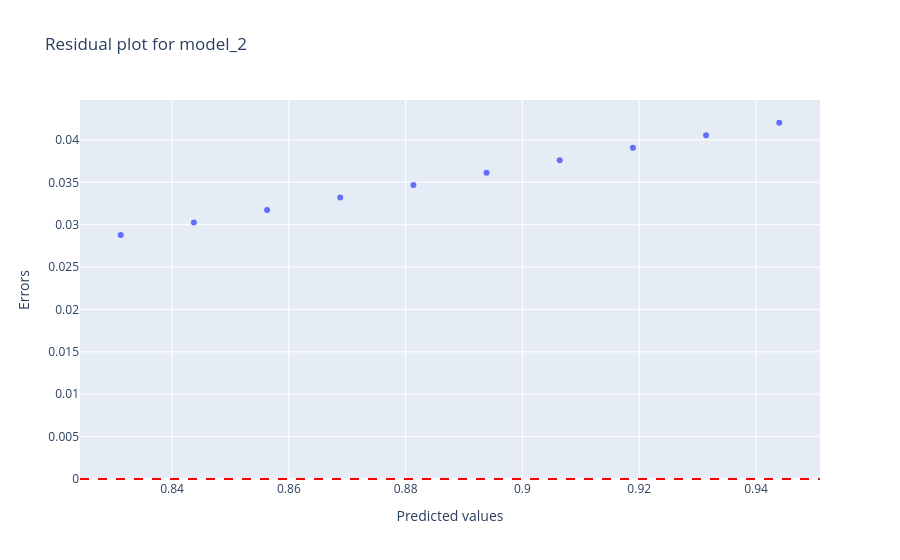

Write notebook code for a chart like this one.
### Code cell
px.scatter(x=model_2_y_preds, y=(y_test - model_2_y_preds),
           labels={"x": "Predicted values", "y": "Errors"},
           title="Residual plot for model_2").add_hline(y=0, line_dash="dash",
                                                         line_color="red").show()

### Figure 1 — Plotly figure (JSON) as saved in the notebook; plotly's stock layout.template omitted (floating-point values rounded to 4 significant figures)
{"data": [{"hovertemplate": "Predicted values=%{x}<br>Errors=%{y}<extra></extra>", "legendgroup": "", "marker": {"color": "#636efa", "symbol": "circle"}, "mode": "markers", "name": "", "orientation": "v", "showlegend": false, "type": "scatter", "x": [0.8312, 0.8437, 0.8563, 0.8688, 0.8813, 0.8939, 0.9064, 0.9189, 0.9314, 0.944], "xaxis": "x", "y": [0.02878, 0.03026, 0.03173, 0.0332, 0.03467, 0.03614, 0.03761, 0.03908, 0.04056, 0.04203], "yaxis": "y"}], "layout": {"legend": {"tracegroupgap": 0}, "shapes": [{"line": {"color": "red", "dash": "dash"}, "type": "line", "x0": 0, "x1": 1, "xref": "x domain", "y0": 0, "y1": 0, "yref": "y"}], "title": {"text": "Residual plot for model_2"}, "xaxis": {"anchor": "y", "domain": [0, 1], "title": {"text": "Predicted values"}}, "yaxis": {"anchor": "x", "domain": [0, 1], "title": {"text": "Errors"}}}}
